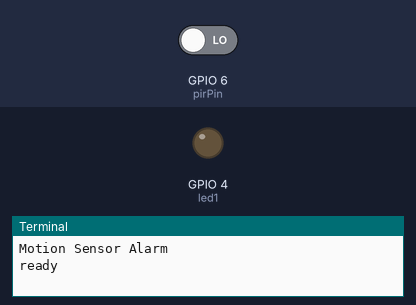
A program run on a simulated Raspberry Pi (BCM pin numbers). Shown: output pins drawn as LEDs (lit = HIGH), the last lines printed to the terminal. Inputs (shaded band) come from the test bench; at power-on: GPIO 6 (pirPin) LOW.

Above: at 1.4 s.
1.5 s: GPIO 6 (pirPin) driven HIGH
At 2.4 s:
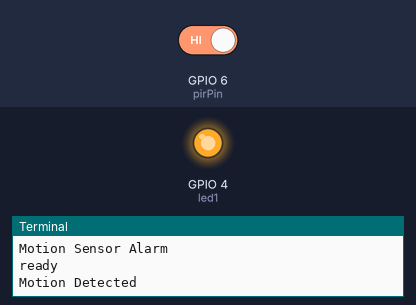
3.0 s: GPIO 6 (pirPin) driven LOW
At 3.9 s:
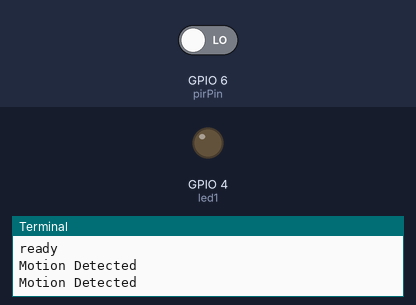
Timing chart, 0 to 6.0 s (numbered marks = the images above; inputs shaded):
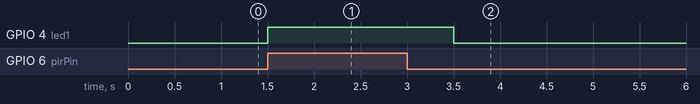

Measured:
- after the input at 1.5 s, GPIO 4 (led1): LOW → HIGH at once
- after the input at 3.0 s, GPIO 4 (led1): HIGH → LOW after 0.50 s

The program:

pir_sensor.py
```python
import time
import RPi.GPIO as GPIO

GPIO.setmode(GPIO.BCM)

led1 = 4
pirPin = 6

GPIO.setup(led1,GPIO.OUT)
GPIO.setup(pirPin,GPIO.IN)

#def LIGHT(pirPin):
#	print("Motion Detected")
#	print("Lights on")
#	GPIO.output(led1,GPIO.HIGH)

#	time.sleep(2)

#	GPIO.output(led1,GPIO.LOW)

print ("Motion Sensor Alarm")
time.sleep(.2)
print("ready")

try:
	while True:
		if (GPIO.input(pirPin)):
			print("Motion Detected")
			GPIO.output(led1,GPIO.HIGH)
			time.sleep(1)
			GPIO.output(led1,GPIO.LOW)

#	GPIO.add_event_detect(pirPin, GPIO.RISING, callback=LIGHT)
#	while 1:
#		time.sleep(1)
except KeyboardInterrupt:
	print("Quit")
	GPIO.cleanup()
```
